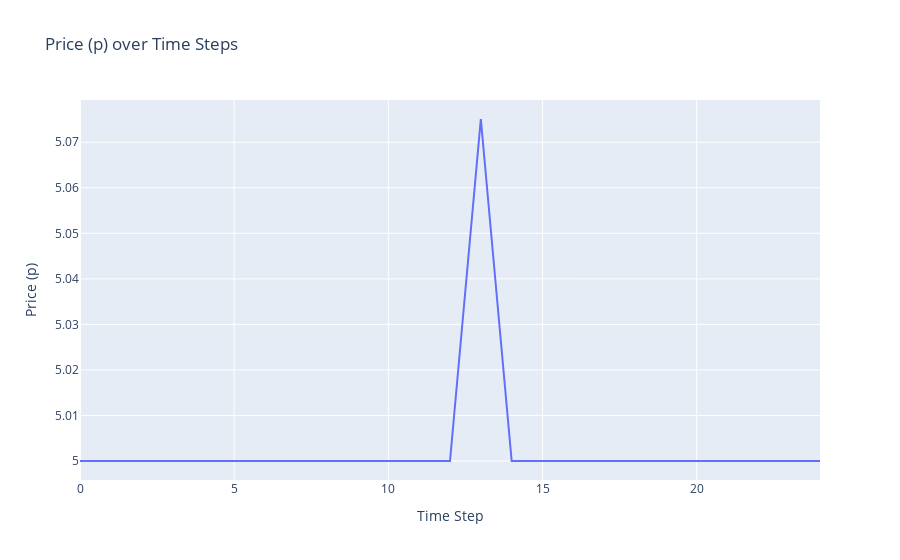

Notebook code cell kept with this figure:
### Code cell
import plotly.graph_objs as go
import plotly.offline as pyo

fig = go.Figure()
fig.add_trace(go.Scatter(y=p, mode='lines', name='Price p'))
fig.update_layout(
    title='Price (p) over Time Steps',
    xaxis_title='Time Step',
    yaxis_title='Price (p)'
)
fig.show()

### Figure 1 — Plotly figure (JSON) as saved in the notebook; plotly's stock layout.template omitted (floating-point values rounded to 4 significant figures)
{"data": [{"mode": "lines", "name": "Price p", "type": "scatter", "y": [5.0, 5.0, 5.0, 5.0, 5.0, 5.0, 5.0, 5.0, 5.0, 5.0, 5.0, 5.0, 5.0, 5.075, 5.0, 5.0, 5.0, 5.0, 5.0, 5.0, 5.0, 5.0, 5.0, 5.0, 5.0]}], "layout": {"title": {"text": "Price (p) over Time Steps"}, "xaxis": {"title": {"text": "Time Step"}}, "yaxis": {"title": {"text": "Price (p)"}}}}
